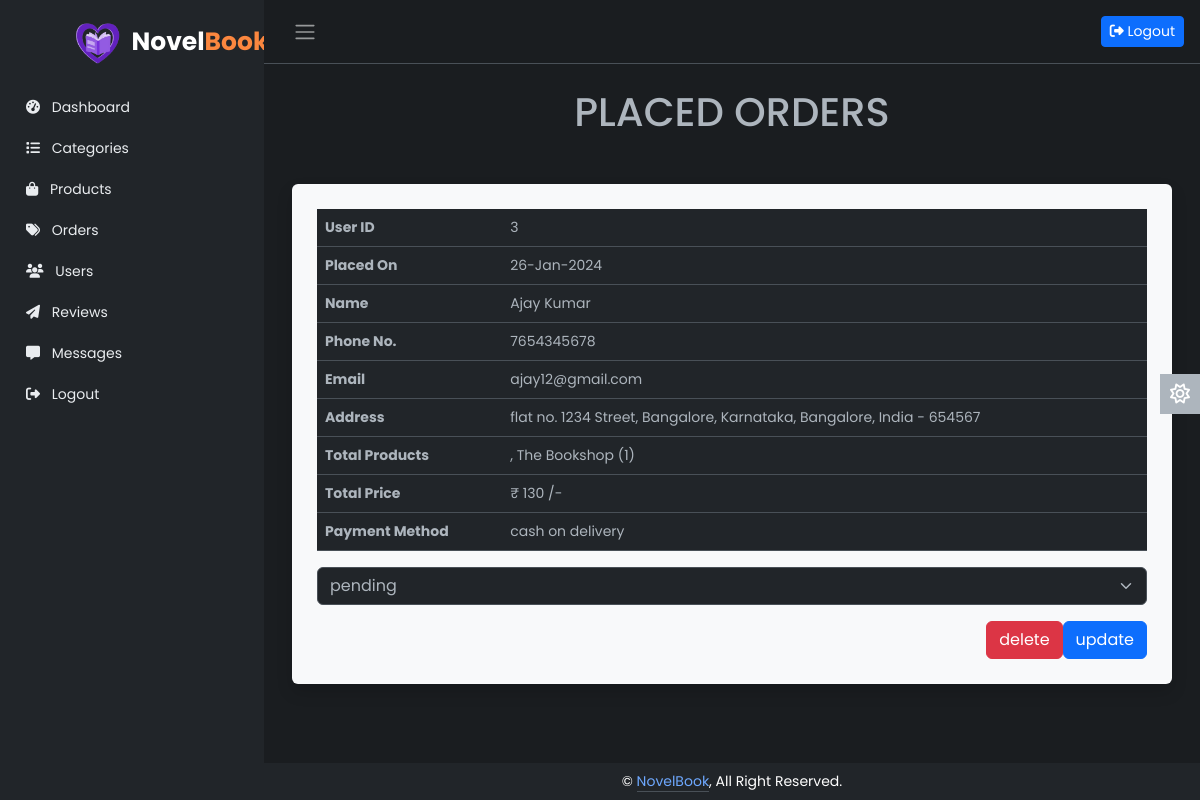
Page /admin_orders.php (signed in) on the committed database.
### tables this page shows
CREATE TABLE `orders` (
  `id` int(100) NOT NULL,
  `user_id` int(100) NOT NULL,
  `name` varchar(100) NOT NULL,
  `number` varchar(12) NOT NULL,
  `email` varchar(100) NOT NULL,
  `method` varchar(50) NOT NULL,
  `address` varchar(500) NOT NULL,
  `total_products` varchar(1000) NOT NULL,
  `total_price` int(100) NOT NULL,
  `placed_on` varchar(50) NOT NULL,
  `payment_status` varchar(20) NOT NULL DEFAULT 'pending'
);

### admin_orders.php (the view, shortened to what this page needs)
<?php
include 'inc/db.php';
?>
<?php
include "admin/header.php";
?>
<div class="main">
    <?php
    include "admin/navbar.php";
    ?>
    <main class="content px-3 py-2 ">
        <div class="container-fluid">
            <div class="mb-3 text-center mt-3">
                <h1 class="mb-5 text-center px-3">PLACED ORDERS</h1>
            </div>
            <div class="row">
                <?php
                $select_orders = mysqli_query($conn, "SELECT * FROM `orders`") or die('query failed');
                if (mysqli_num_rows($select_orders) > 0) {
                    while ($fetch_orders = mysqli_fetch_assoc($select_orders)) {
                        ?>
                        <div class="col-12 ">
                            <div class="card shadow p-4 bg-light">
                                <table class="table">
                                    <tbody>
                                        <tr>
                                            <th scope="col">User ID</th>
                                            <td scope="row">
                                                <?php echo $fetch_orders['user_id']; ?>
                                            </td>
                                        </tr>
                                        <tr>
                                            <th scope="col">Placed On</th>
                                            <td scope="row">
                                                <?php echo $fetch_orders['placed_on']; ?>
                                            </td>
                                        </tr>
                                        <tr>
                                            <th scope="col">Name</th>
                                            <td scope="row">
                                                <?php echo $fetch_orders['name']; ?>
                                            </td>
                                        </tr>
                                        <tr>
                                            <th scope="col">Phone No. </th>
                                            <td scope="row">
                                                <?php echo $fetch_orders['number']; ?>
                                            </td>
                                        </tr>
                                        <tr>
                                            <th scope="col">Email </th>
                                            <td scope="row">
                                                <?php echo $fetch_orders['email']; ?>
                                            </td>
                                        </tr>
                                        <tr>
                                            <th scope="col">Address </th>
                                            <td scope="row">
                                                <?php echo $fetch_orders['address']; ?>
                                            </td>
                                        </tr>
                                        <tr>
                                            <th scope="col">Total Products</th>
                                            <td scope="row">
                                                <?php echo $fetch_orders['total_products']; ?>
                                            </td>
                                        </tr>
                                        <tr>
                                            <th scope="col">Total Price</th>
                                            <td scope="row">
                                            ₹ <?php echo $fetch_orders['total_price']; ?> /-
                                            </td>
                                        </tr>
                                        <tr>
                                            <th scope="col">Payment Method</th>
                                            <td scope="row">
                                                <?php echo $fetch_orders['method']; ?>
                                            </td>
                                        </tr>
                                    </tbody>
                                </table>
                                <form action="" method="post">
                                    <select name="update_payment" class="form-select mb-3">
                                        <option value="" selected disabled>
                                            <?php echo $fetch_orders['payment_status']; ?>
                                        </option>
                                    </select>
                                    <input type="submit" value="update" name="update_order" class="btn btn-primary"
                                        style="float:right;">
                                    <a href="admin_orders.php?delete=<?php echo $fetch_orders['id']; ?>"
                                        onclick="return confirm('delete this order?');" class="btn btn-danger"
                                        style="float:right; mar">delete</a>
                                </form>
                            </div>
                            <?php
                    }
                } else {
                    echo '<p class="text-center">No Orders Placed yet!</p>';
                }
                ?>
                </div>
            </div>
    </main>
    <a href="#" class="theme-toggle">
        <i class="fa-regular fa-sun"></i>
    </a>
    <?php
    include "admin/footer.php";
    ?>
</div>
</div>
</body>
</html>

### css/user.css (style rules this page uses)
body { font-family: 'Poppins', sans-serif; font-size: 0.875rem; opacity: 1; overflow-y: scroll; margin: 0; }
a { cursor: pointer; text-decoration: none; font-family: 'Poppins', sans-serif; }
.main { display: flex; flex-direction: column; min-height: 100vh; min-width: 0; overflow: auto; transition: all 0.35s ease-in-out; width: 100%; background: var(--bs-dark-bg-subtle); }
.content { flex: 1; max-width: 100vw; width: 100vw; }
@media (min-width:768px) { .content { max-width: auto; width: auto; } }
.card { box-shadow: 0 0 .875rem 0 rgba(34, 46, 60, .05); margin-bottom: 24px; }
.theme-toggle { position: fixed; top: 50%; transform: translateY(-65%); text-align: center; z-index: 10; right: 0; left: auto; border: none; background-color: var(--bs-body-color); }
html[data-bs-theme="dark"] .theme-toggle .fa-sun, html[data-bs-theme="light"] .theme-toggle .fa-moon { cursor: pointer; padding: 10px; display: block; font-size: 1.25rem; color: #FFF; }

### rows in the picture
orders: user "3", placed_on "26-Jan-2024", name "Ajay Kumar", number "7654345678", email "ajay12@gmail.com", address "flat no. 1234 Street, Bangalore, Karnataka, Bangalore, India - 654567", total_products ", The Bookshop (1)", total_price "130", method "cash on delivery", update_payment "pending"
